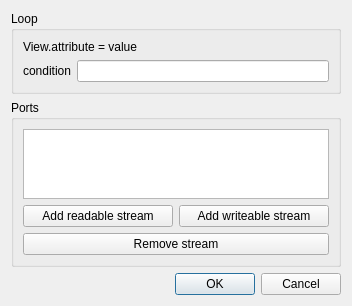
<?xml version="1.0" encoding="UTF-8"?>
<ui version="4.0">
 <class>GUIConditionalLoopGroup</class>
 <widget class="QDialog" name="GUIConditionalLoopGroup">
  <property name="geometry">
   <rect>
    <x>0</x>
    <y>0</y>
    <width>352</width>
    <height>300</height>
   </rect>
  </property>
  <property name="windowTitle">
   <string>Dialog</string>
  </property>
  <layout class="QVBoxLayout" name="verticalLayout">
   <item>
    <widget class="QGroupBox" name="groupBox_2">
     <property name="title">
      <string>Loop</string>
     </property>
     <layout class="QHBoxLayout" name="horizontalLayout">
      <item>
       <layout class="QVBoxLayout" name="verticalLayout_2">
        <item>
         <widget class="QLabel" name="label_2">
          <property name="text">
           <string>View.attribute = value</string>
          </property>
         </widget>
        </item>
        <item>
         <layout class="QHBoxLayout" name="horizontalLayout_2">
          <item>
           <widget class="QLabel" name="label">
            <property name="text">
             <string>condition</string>
            </property>
           </widget>
          </item>
          <item>
           <widget class="QLineEdit" name="conditionEdit"/>
          </item>
         </layout>
        </item>
       </layout>
      </item>
     </layout>
    </widget>
   </item>
   <item>
    <widget class="QGroupBox" name="groupBox">
     <property name="title">
      <string>Ports</string>
     </property>
     <layout class="QGridLayout" name="gridLayout">
      <item row="1" column="0">
       <widget class="QPushButton" name="addReadStream">
        <property name="text">
         <string>Add readable stream</string>
        </property>
       </widget>
      </item>
      <item row="1" column="1">
       <widget class="QPushButton" name="addWriteStream">
        <property name="text">
         <string>Add writeable stream</string>
        </property>
       </widget>
      </item>
      <item row="2" column="0" colspan="2">
       <widget class="QPushButton" name="removeStream">
        <property name="text">
         <string>Remove stream</string>
        </property>
       </widget>
      </item>
      <item row="0" column="0" colspan="2">
       <widget class="QListWidget" name="streamList"/>
      </item>
     </layout>
    </widget>
   </item>
   <item>
    <widget class="QDialogButtonBox" name="buttonBox">
     <property name="orientation">
      <enum>Qt::Horizontal</enum>
     </property>
     <property name="standardButtons">
      <set>QDialogButtonBox::Cancel|QDialogButtonBox::Ok</set>
     </property>
    </widget>
   </item>
  </layout>
 </widget>
 <resources/>
 <connections>
  <connection>
   <sender>buttonBox</sender>
   <signal>accepted()</signal>
   <receiver>GUIConditionalLoopGroup</receiver>
   <slot>accept()</slot>
   <hints>
    <hint type="sourcelabel">
     <x>248</x>
     <y>254</y>
    </hint>
    <hint type="destinationlabel">
     <x>157</x>
     <y>274</y>
    </hint>
   </hints>
  </connection>
  <connection>
   <sender>buttonBox</sender>
   <signal>rejected()</signal>
   <receiver>GUIConditionalLoopGroup</receiver>
   <slot>reject()</slot>
   <hints>
    <hint type="sourcelabel">
     <x>316</x>
     <y>260</y>
    </hint>
    <hint type="destinationlabel">
     <x>286</x>
     <y>274</y>
    </hint>
   </hints>
  </connection>
 </connections>
</ui>
